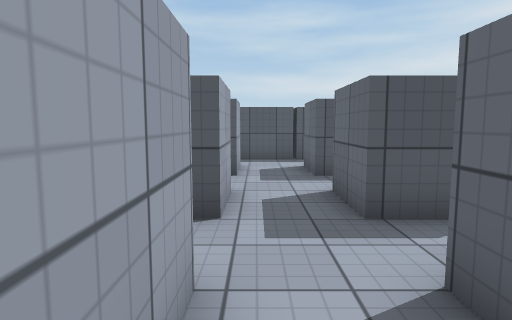
[1] (above)

15 first-person views from a walk through a Unity game level. The camera is 1.3 m above the floor, tilts 6° down and sees 75° across. The floor is counted in squares, 1 m on a side. Each view is taken from the middle of a square. On the plan, view 1 faces up. The plan holds only what a view shows up to about 14 squares ahead; the rest is blank. The place goes on beyond the plan. The player character is not drawn. Surface patterns are stand-ins for the level's own textures.

[2]
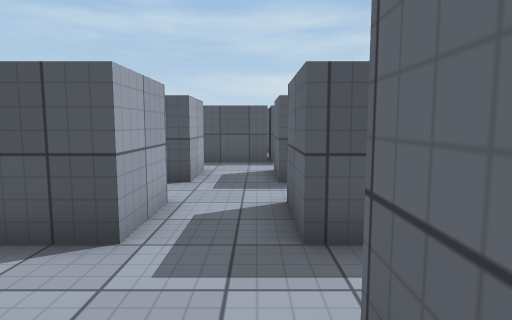

[3]
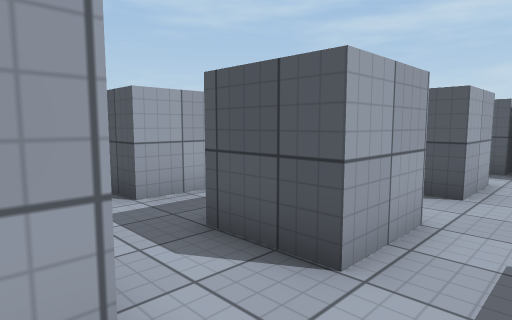

[4]
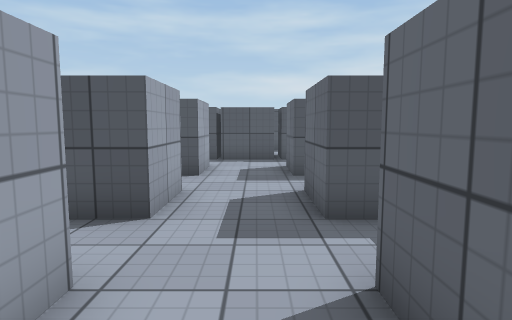

[5]
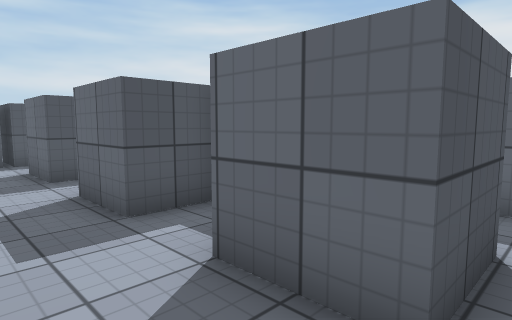

[6]
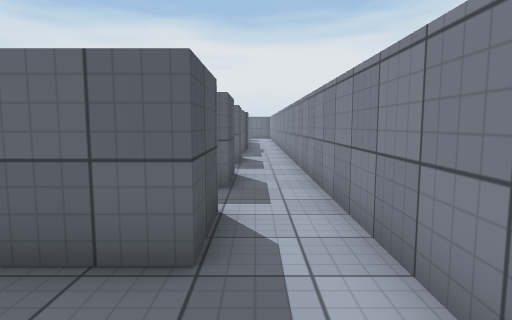

[7]
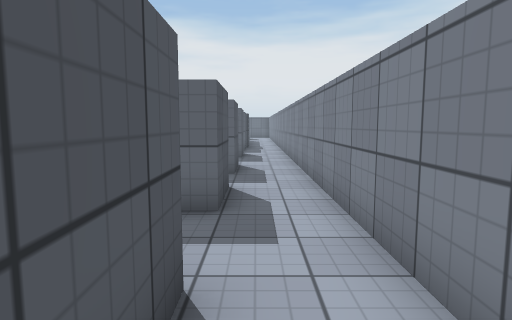

[8]
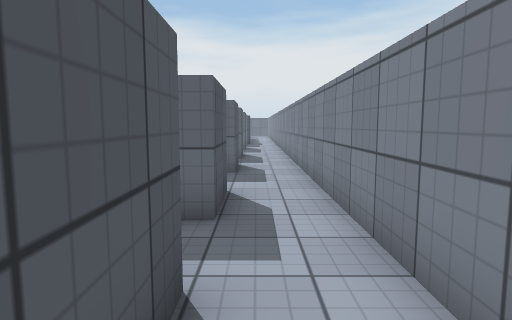

[9]
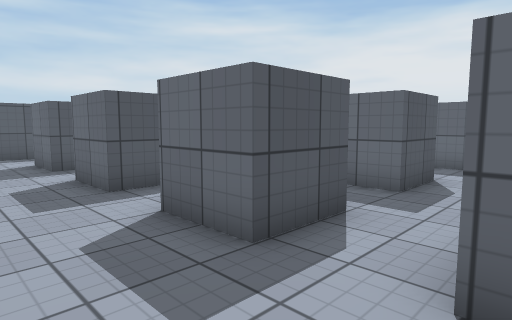

[10]
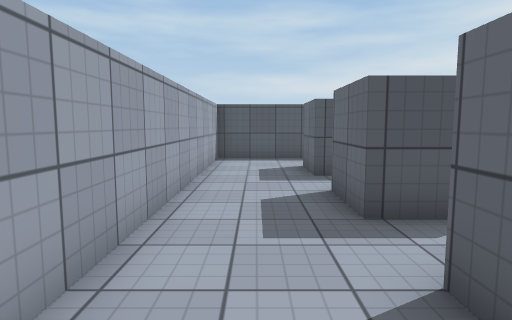

[11]
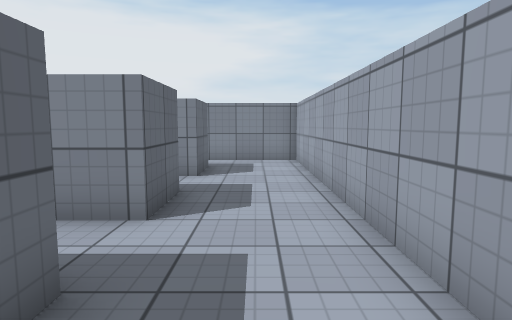

[12]
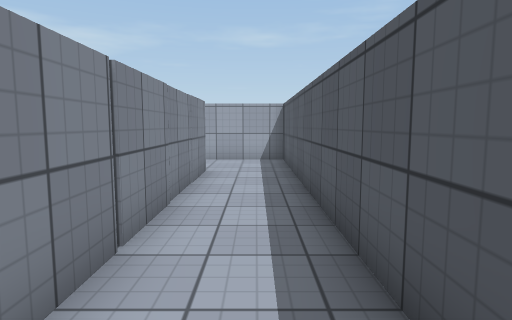

[13]
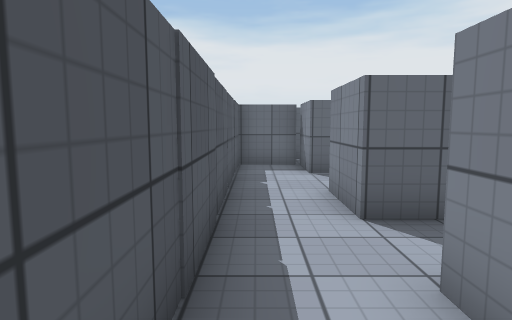

[14]
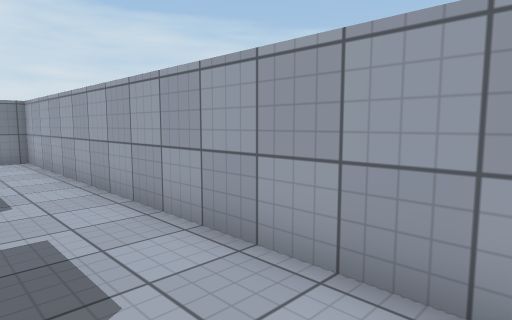

[15]
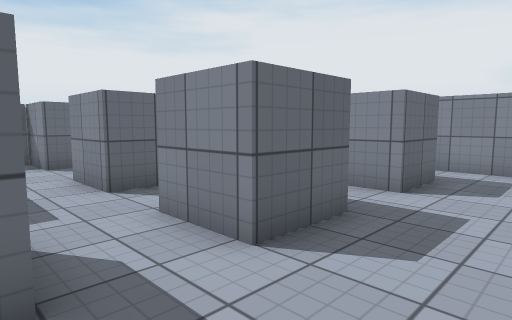

### Floor plan
Ten units are one square. View 1 is at (0, 0); x grows to the right and y downward. Boxes are objects, and circles mark ways between rooms. Rooms are numbered by the first view taken in them; rooms with no view inside come last. Other rooms are left out.
<svg viewBox="-64 -175 195 194">
<path fill="none" stroke="#000" d="M-5 -26 -5 -6M36 -6 15 -6 15 -26M-5 14 34 14M35 -26 35 -18M75 -46 60 -46 60 -66M35 -66 35 -46M60 -6 60 -26M80 -6 60 -6M119 -6 98 -6M34 14 126 14M-12 -106 -5 -106M-5 -126 -25 -126 -25 -146 52 -146M-5 -86 -25 -86 -25 -106M-5 -46 -25 -46 -25 -66 -5 -66M-55 -170 -55 14 -5 14M64 -170 -59 -170M-5 -6 -25 -6 -25 -26 -14 -26M35 -46 15 -46 15 -66M-5 -66 -5 -46M15 -66 35 -66M35 -86 15 -86 15 -106M-5 -106 -5 -86M15 -106 35 -106M36 -126 -5 -126M58 -126 36 -126M60 -106 79 -106 79 -126 60 -126"/>
<circle cx="25" cy="0" r="3" fill="#2a7"/>
<circle cx="-15" cy="0" r="3" fill="#2a7"/>
<circle cx="5" cy="-15" r="3" fill="#2a7"/>
<circle cx="45" cy="-15" r="3" fill="#2a7"/>
<circle cx="25" cy="-35" r="3" fill="#2a7"/>
<circle cx="-15" cy="-35" r="3" fill="#2a7"/>
<circle cx="-15" cy="-75" r="3" fill="#2a7"/>
<circle cx="-15" cy="-115" r="3" fill="#2a7"/>
<circle cx="5" cy="-55" r="3" fill="#2a7"/>
<circle cx="5" cy="-95" r="3" fill="#2a7"/>
<circle cx="25" cy="-115" r="3" fill="#2a7"/>
<text x="10" y="-10">1</text>
<text x="50" y="-40">2</text>
<text x="80" y="0">3</text>
<text x="-10" y="-110">4</text>
<text x="10" y="-40">5</text>
<text x="10" y="-80">6</text>
<text x="10" y="-120">7</text>
<text x="50" y="-120">8</text>
</svg>
Room 1 opens to room 3. Room 1 opens to room 4. Room 1 opens to room 5. Room 2 opens to room 3. Room 2 opens to room 5. Room 4 opens to room 5. Room 4 opens to room 6. Room 4 opens to room 7. Room 5 opens to room 6. Room 6 opens to room 7. Room 7 opens to room 8.

Where each view was taken, in squares from view 1:
view 1: 0 up, 0 right, facing up
view 2: 1 up, 1 right, facing up
view 3: 2 up, 5 right, facing up-left
view 4: 0 up, 5 right, facing up
view 5: 0 up, 4 right, facing up-right
view 6: 0 up, 3 right, facing right
view 7: 0 up, 1 right, facing right
view 8: 0 up, 3 left, facing right
view 9: 2 up, 5 left, facing up-right
view 10: 4 up, 4 left, facing up
view 11: 11 up, 4 left, facing down
view 12: 16 up, 7 right, facing left
view 13: 12 up, 3 left, facing right
view 14: 12 up, 3 left, facing down-left
view 15: 9 up, 5 left, facing down-right
